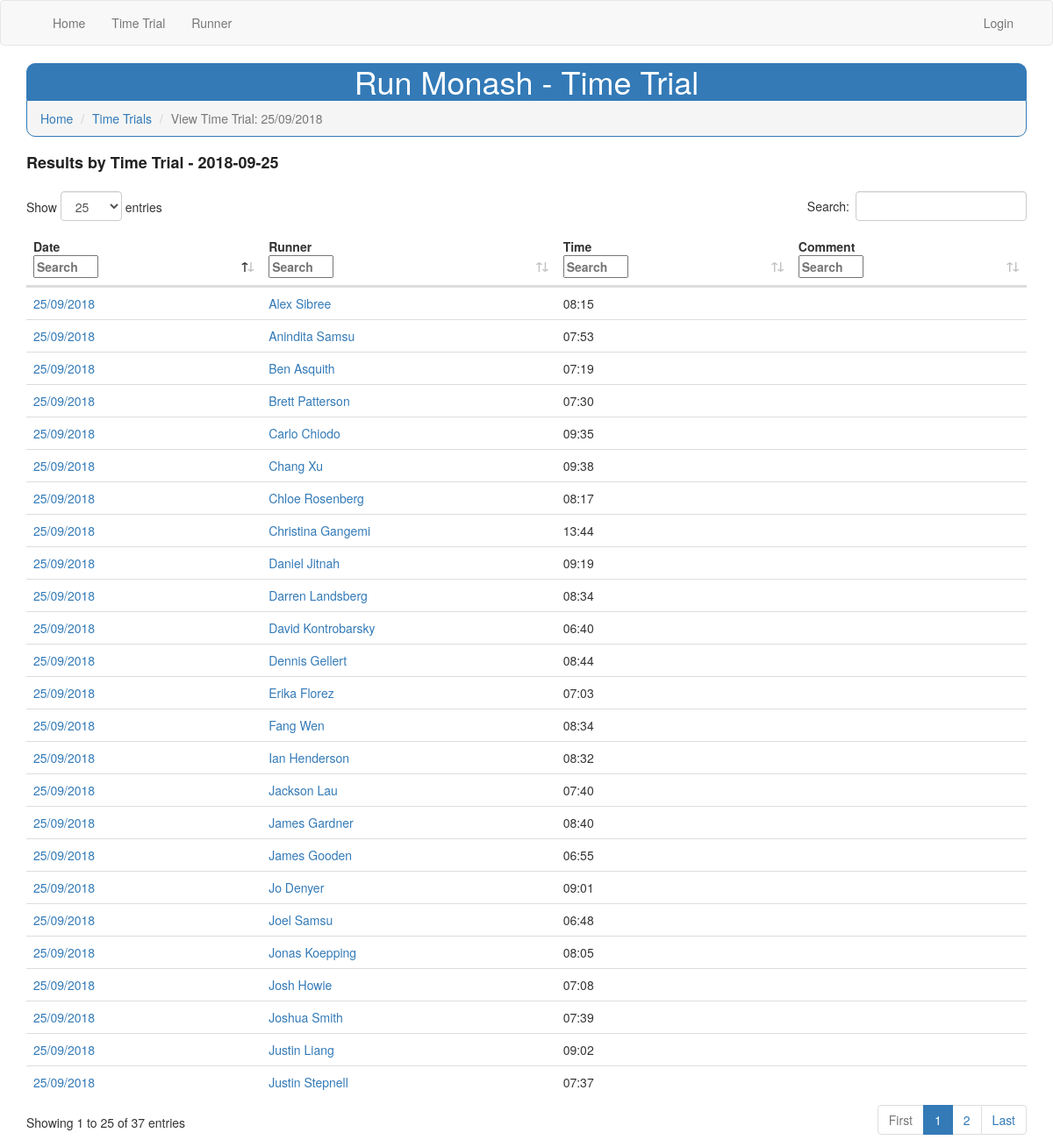
Page /time_trial/view/2018-09-25 on the committed database.
### app/models.py (models this page shows, shortened)
class TimeTrial(db.Model):
    id = db.Column(db.Integer, primary_key=True)
    date = db.Column(db.Date)
    description = db.Column(db.String(150))
    results = db.relationship('TimeTrialResult', backref='time_trial', lazy='dynamic')
    def get_formatted_date(self):
        return self.date.strftime("%d/%m/%Y")
    def __repr__(self):
        return '{}'.format(self.date.strftime('%d/%m/%Y'))

class TimeTrialResult(db.Model):
    id = db.Column(db.Integer, primary_key=True)
    time_trial_id = db.Column(db.Integer, db.ForeignKey('time_trial.id'))
    runner_id = db.Column(db.Integer, db.ForeignKey('runner.id'))
    time = db.Column(db.Time)
    comment = db.Column(db.String(50))

class Runner(UserMixin, db.Model):
    id = db.Column(db.Integer, primary_key=True)
    username = db.Column(db.String(50))
    first_name = db.Column(db.String(50))
    last_name = db.Column(db.String(50))
    gender = db.Column(db.String(2))
    active = db.Column(db.Integer)
    level = db.Column(db.Integer)
    password_hash = db.Column(db.String(128))
    results = db.relationship('TimeTrialResult', backref='runner', lazy='dynamic')
    def __repr__(self):
        return '{} {}'.format(self.first_name, self.last_name)

### app/routes.py (the view)
@app.route('/time_trial/view/<date>', methods=['GET', 'POST'])
def time_trial_result(date):
    current_model = TimeTrial.query.filter_by(date=date).first_or_404()
    form = TimeTrialResultForm()
    if form.validate_on_submit():
        model = TimeTrialResult()
        form.populate_obj(model)
        model.time_trial_id = model.time_trial_id.id
        model.runner_id = model.runner_id.id
        db.session.add(model)
        db.session.commit()
    elif request.method == 'GET':
        form.time_trial_id.data = current_model
    results = current_model.results.join(TimeTrialResult.runner).order_by(Runner.first_name.asc())
    breadcrumbs = [
        {'link': url_for('index'), 'text': 'Home', 'visible': True},
        {'link': url_for('time_trial'), 'text': 'Time Trials', 'visible': True},
        {'text': 'View Time Trial: '+str(current_model)}
    ]
    return render_template(
        'time_trial_results.html',
        form=form,
        time_trial=current_model,
        results=results,
        tables=[{'name': 'time-trial-results-list'}],
        breadcrumbs=breadcrumbs,
    )

### app/forms.py
class TimeTrialResultForm(FlaskForm):
    time_trial_id = QuerySelectField(
        'Date',
        validators=[DataRequired()],
        query_factory=lambda: TimeTrial.query.order_by(TimeTrial.date.desc()).all()
    )
    runner_id = QuerySelectField(
        'Runner',
        validators=[DataRequired()],
        query_factory=lambda: Runner.query.order_by(Runner.first_name.asc()).all()  # filter_by(active=1)
    )
    time = TimeField('Time', format='%M:%S', render_kw={"placeholder": "Enter Time in format: mm:ss"})
    comment = StringField('Comment')
    submit = SubmitField('Add')

### app/templates/time_trial_results.html (shortened to what this page needs)
{% extends "base.html" %}
{% import 'bootstrap/wtf.html' as wtf %}
{% block app_content %}
    <h2 class="sub_title">Results by Time Trial - {{ time_trial.date }}</h2>
    {% include '_results.html' %}
{% endblock %}

### app/templates/_results.html (shortened to what this page needs)
<table id="time-trial-results-list" class="table table-hover" data-page-length='25'>
    <thead>
    <tr>
        <th>Date</th>
        <th>Runner</th>
        <th>Time</th>
        <th>Comment</th>
        {% if current_user.is_authenticated and current_user.level >= 2 %}<th data-searchable="false" data-orderable="false">Actions</th>{% endif %}</tr>
    </thead>
    <tbody>
    {% for item in results %}
    <tr>
        <td data-order="{{ item.time_trial.date }}">
            <a href="{{ url_for('time_trial_result', date=item.time_trial.date) }}">
                {{ item.time_trial.get_formatted_date() }}
            </a>
        </td>
        <td>
            <a href="{{ url_for('runner_result', username=item.runner.username) }}">
                {{ item.runner }}
            </a>
        </td>
        <td>
            {{ item.time.strftime('%M:%S') }}
        </td>
        <td>
        </td>
    </tr>
    {% endfor %}
    </tbody>
</table>

### app/static/time_trial.css (style rules this page uses)
h2.sub_title { color: #222222; font-size: 18px; font-weight: bold; margin-bottom: 1em; padding-bottom: 0.25em; }

### rows in the picture
TimeTrial: date "2018-09-25"
TimeTrialResult: time_trial.get_formatted_date "25/09/2018", runner "Alex Sibree", time "08:15"
TimeTrialResult: time_trial.get_formatted_date "25/09/2018", runner "Anindita Samsu", time "07:53"
TimeTrialResult: time_trial.get_formatted_date "25/09/2018", runner "Ben Asquith", time "07:19"
TimeTrialResult: time_trial.get_formatted_date "25/09/2018", runner "Brett Patterson", time "07:30"
TimeTrialResult: time_trial.get_formatted_date "25/09/2018", runner "Carlo Chiodo", time "09:35"
TimeTrialResult: time_trial.get_formatted_date "25/09/2018", runner "Chang Xu", time "09:38"
TimeTrialResult: time_trial.get_formatted_date "25/09/2018", runner "Chloe Rosenberg", time "08:17"
TimeTrialResult: time_trial.get_formatted_date "25/09/2018", runner "Christina Gangemi", time "13:44"
TimeTrialResult: time_trial.get_formatted_date "25/09/2018", runner "Daniel Jitnah", time "09:19"
TimeTrialResult: time_trial.get_formatted_date "25/09/2018", runner "Darren Landsberg", time "08:34"
TimeTrialResult: time_trial.get_formatted_date "25/09/2018", runner "David Kontrobarsky", time "06:40"
TimeTrialResult: time_trial.get_formatted_date "25/09/2018", runner "Dennis Gellert", time "08:44"
TimeTrialResult: time_trial.get_formatted_date "25/09/2018", runner "Erika Florez", time "07:03"
TimeTrialResult: time_trial.get_formatted_date "25/09/2018", runner "Fang Wen", time "08:34"
TimeTrialResult: time_trial.get_formatted_date "25/09/2018", runner "Ian Henderson", time "08:32"
TimeTrialResult: time_trial.get_formatted_date "25/09/2018", runner "Jackson Lau", time "07:40"
TimeTrialResult: time_trial.get_formatted_date "25/09/2018", runner "James Gardner", time "08:40"
TimeTrialResult: time_trial.get_formatted_date "25/09/2018", runner "James Gooden", time "06:55"
TimeTrialResult: time_trial.get_formatted_date "25/09/2018", runner "Jo Denyer", time "09:01"
TimeTrialResult: time_trial.get_formatted_date "25/09/2018", runner "Joel Samsu", time "06:48"
TimeTrialResult: time_trial.get_formatted_date "25/09/2018", runner "Jonas Koepping", time "08:05"
TimeTrialResult: time_trial.get_formatted_date "25/09/2018", runner "Josh Howie", time "07:08"
TimeTrialResult: time_trial.get_formatted_date "25/09/2018", runner "Joshua Smith", time "07:39"
TimeTrialResult: time_trial.get_formatted_date "25/09/2018", runner "Justin Liang", time "09:02"
TimeTrialResult: time_trial.get_formatted_date "25/09/2018", runner "Justin Stepnell", time "07:37"

### other values in the picture
{{ item.text }} "Home" "Time Trials"
{{ item.text }} "View Time Trial: 25/09/2018"
